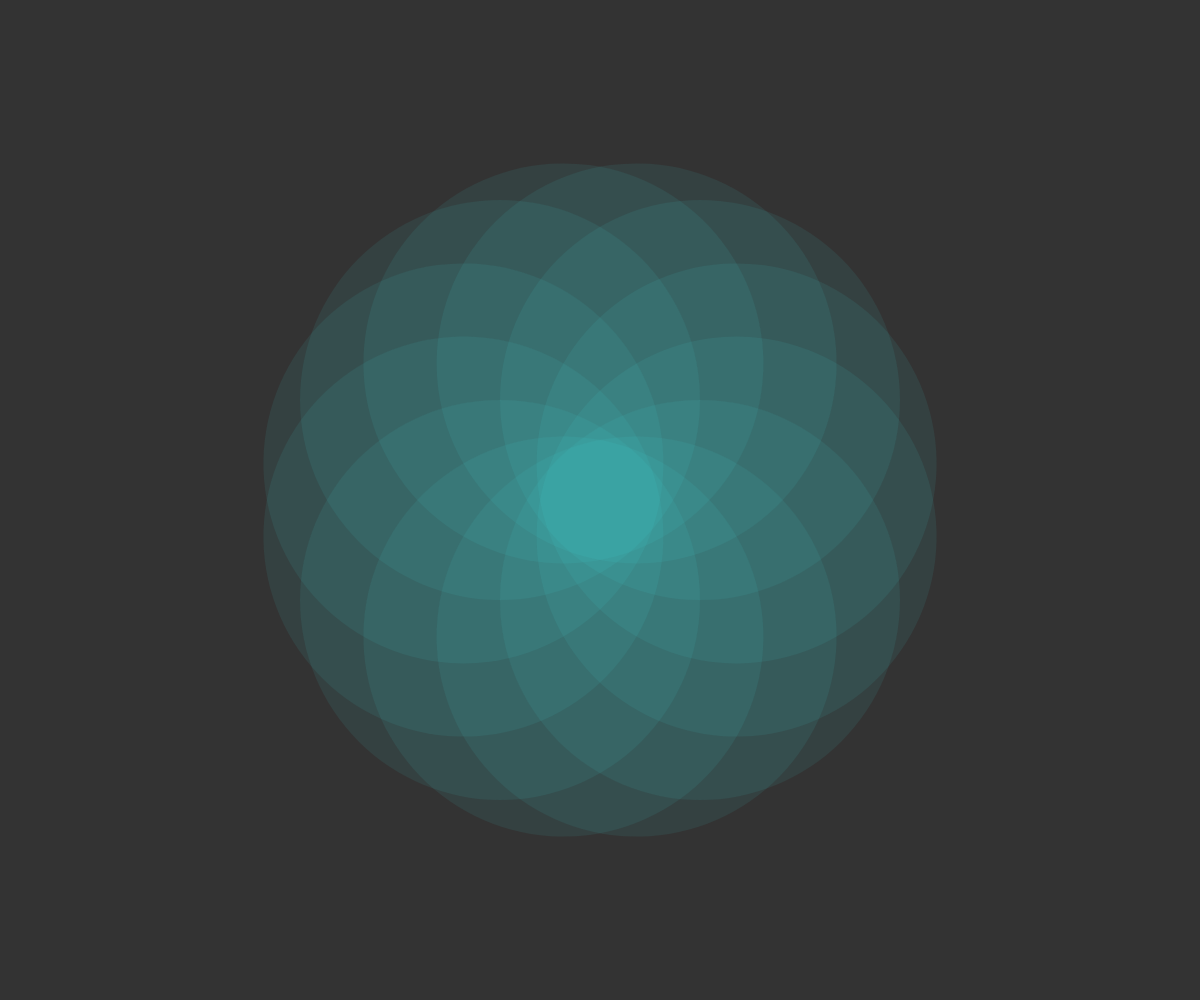
Frame 1 (no input)
Frame 60 (no input): identical to frame 1, image omitted
Frame 120 (the mouse pressed at the canvas centre since frame 60): identical to frame 1, image omitted

The p5.js sketch that drew this single still picture (run headless with seeded random() and noise() and a simulated clock; from frame 60 on, the mouse is pressed at the canvas centre):

// p5.js sketch
// ── sketch.js
function setup() {
  let colora=color('#43dde6');
  createCanvas(windowWidth, windowHeight);
  background(51);
  translate(width/2,height/2);
  // stroke(colora);
  noStroke();
  colora.setAlpha(20);
  fill(colora);

  for(let i=0;i<TWO_PI;i+=PI/6){
    push();
    rotate(i);
    let scl=400;
  ellipse(scl/4,scl/4,scl);
    pop();
  }
}

function draw() {
  
}
